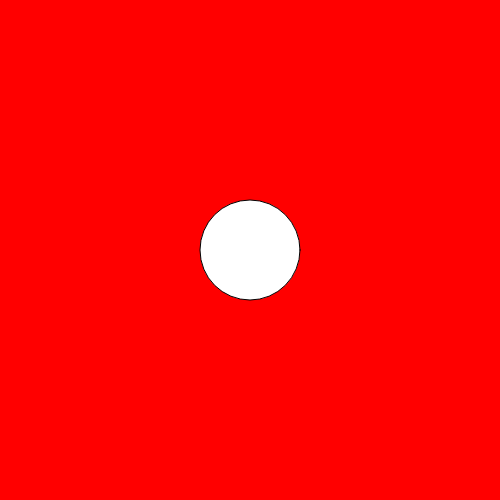
Frame 1 (no input)
Frame 60 (no input): identical to frame 1, image omitted
Frame 120 (the mouse pressed at the canvas centre since frame 60): identical to frame 1, image omitted

The p5.js sketch that drew this single still picture (run headless with seeded random() and noise() and a simulated clock; from frame 60 on, the mouse is pressed at the canvas centre):

// p5.js sketch
// ── sketch.js
function setup() {
  // Create a canvas that fills the entire browser window
  createCanvas(500, 500);
}

function draw() {
//type anything....
background(255,0,0);

//first circle
circle(250,250,100);

}
